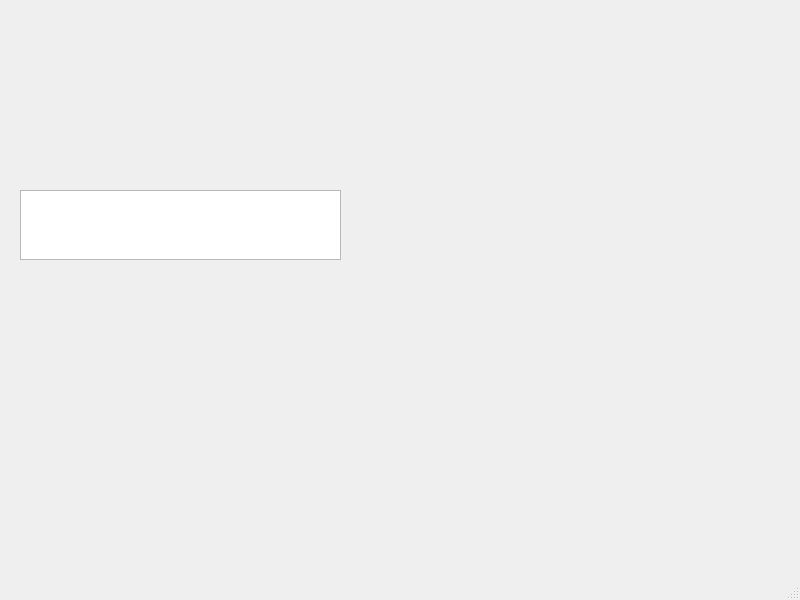
<?xml version="1.0" encoding="UTF-8"?>
<ui version="4.0">
 <class>MainWindow</class>
 <widget class="QMainWindow" name="MainWindow">
  <property name="geometry">
   <rect>
    <x>0</x>
    <y>0</y>
    <width>800</width>
    <height>600</height>
   </rect>
  </property>
  <property name="windowTitle">
   <string>MainWindow</string>
  </property>
  <widget class="QWidget" name="centralwidget">
   <widget class="QTextEdit" name="textEdit">
    <property name="geometry">
     <rect>
      <x>20</x>
      <y>190</y>
      <width>321</width>
      <height>70</height>
     </rect>
    </property>
   </widget>
  </widget>
  <widget class="QMenuBar" name="menubar">
   <property name="geometry">
    <rect>
     <x>0</x>
     <y>0</y>
     <width>800</width>
     <height>22</height>
    </rect>
   </property>
  </widget>
  <widget class="QStatusBar" name="statusbar"/>
 </widget>
 <resources/>
 <connections/>
</ui>
